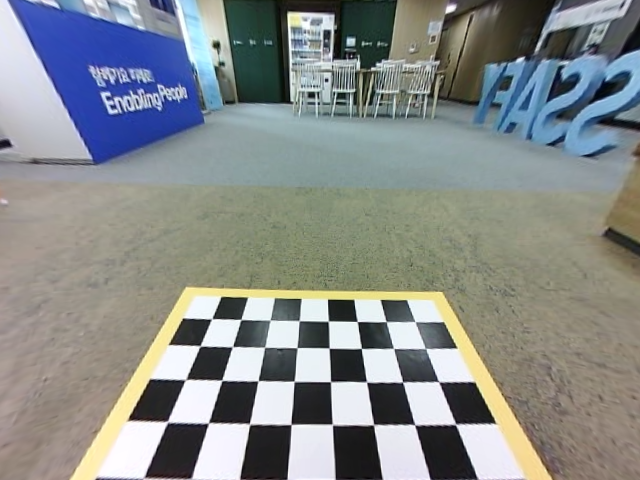
#> input picture pjh/data/extrinsic_cart/front.png_undistorted_img.png, 640 x 480 px, given as the content of the folder pjh/1029/topview/left, which was not available
$ python undistort.py   (older library calls are emulated)
#> lines starting #> are read from the running program, lines starting #| are printed output that depends on the picture
import cv2
import numpy as np
import glob
# from get_intrinsic_params import get_intrinsic_params

def undistort(img, side, ratio):
    # img = cv2.imread(fname)
    if side == 'back' :
        DIM=(640, 480)
        K=np.array([[234.31775602644353, 0.0, 314.2513855472157], [0.0, 233.59962352968617, 238.87423326996165], [0.0, 0.0, 1.0]])
        D=np.array([[-0.045064119147887216], [-0.007831131934492355], [0.003854842129763424], [-0.0011869947699851067]])

    elif side == 'front':
        DIM=(640, 480)
        K=np.array([[236.00033166136186, 0.0, 320.80698188362993], [0.0, 235.65832997607666, 240.32680556708823], [0.0, 0.0, 1.0]])
        D=np.array([[-0.06666879404866978], [0.01978079736476898], [-0.011079087261112086], [0.001808135607204492]])

    elif side == 'right':
        DIM=(640, 480)
        K=np.array([[235.1982364007136, 0.0, 320.722613672998], [0.0, 234.7955596475616, 250.22150003050075], [0.0, 0.0, 1.0]])
        D=np.array([[-0.05024307206669386], [0.003083654157514218], [-0.0038559072176334217], [0.0006626971518285512]])

    elif side == 'left':
        DIM=(640, 480)
        K=np.array([[236.6660345650066, 0.0, 320.7924649951577], [0.0, 235.26512582520894, 240.40633958077817], [0.0, 0.0, 1.0]])
        D=np.array([[-0.03507719652282247], [-0.019779623502449793], [0.008738624015827543], [-0.0019232019838494904]])

    # DIM=(640, 480)
    # K=np.array([[236.6660345650066, 0.0, 322.7924649951577], [0.0, 235.26512582520894, 252.40633958077817], [0.0, 0.0, 1.0]])
    # D=np.array([[-0.03507719652282247], [-0.019779623502449793], [0.008738624015827543], [-0.0019232019838494904]])

    ## new_K 설정
    new_K = K.copy()
    new_K[0,0]=K[0,0]/ratio
    new_K[1,1]=K[1,1]/ratio

    map1, map2 = cv2.fisheye.initUndistortRectifyMap(K, D, np.eye(3), new_K, DIM, cv2.CV_16SC2)
    undistorted_img = cv2.remap(img, map1, map2, interpolation=cv2.INTER_LINEAR, borderMode=cv2.BORDER_CONSTANT)

    return undistorted_img


# =============================================================================================================
# DIM, K, D = get_intrinsic_params((5,8), 'pjh/data/intrinsic_cart')


side = 'left'
ratio = 2
images = glob.glob('pjh/1029/topview/' + side + '/*.png')


num = 1
for fname in images:
    img = cv2.imread(fname)
#> img is the input picture: shape (480, 640, 3); mean B, G, R 138.2, 139.1, 134.7
    undistorted_img = undistort(img, side, ratio)
#> in undistort, `undistorted_img = cv2.remap(img, map1, map2, interpolation=cv2.INTER_L..`:
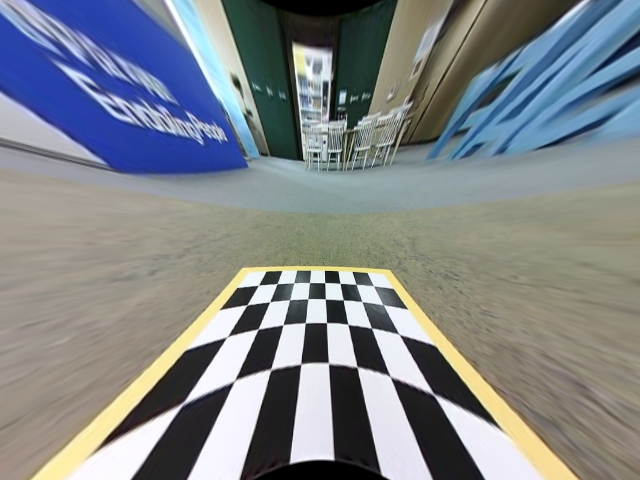
#> undistorted_img: shape (480, 640, 3); mean B, G, R 136.3, 133.1, 128

    cv2.imshow('img', img)
    cv2.imshow(side + '_cap_undistorted_img' +'.png', undistorted_img)
    cv2.waitKey(0)
    cv2.destroyAllWindows()
    cv2.imwrite(side + '_cap_undistorted.png', undistorted_img)
    num += 1

$ run again, on pjh/data/extrinsic_cart/left.png_undistorted_img.png
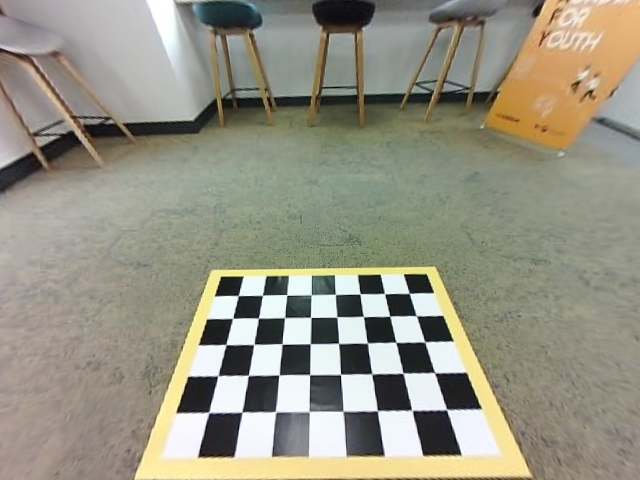
#> input picture pjh/data/extrinsic_cart/left.png_undistorted_img.png, 640 x 480 px, given as the content of the folder pjh/1029/topview/left, which was not available
#> img is the input picture: shape (480, 640, 3); mean B, G, R 131.5, 147.2, 149.6
#> in undistort, `undistorted_img = cv2.remap(img, map1, map2, interpolation=cv2.INTER_L..`:
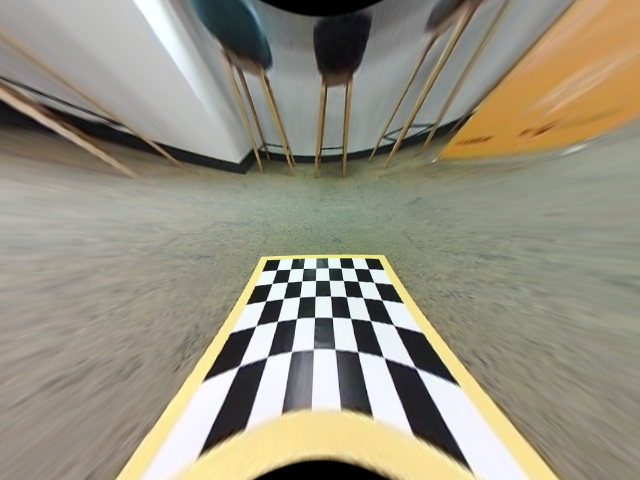
#> undistorted_img: shape (480, 640, 3); mean B, G, R 128.9, 146, 150.8
